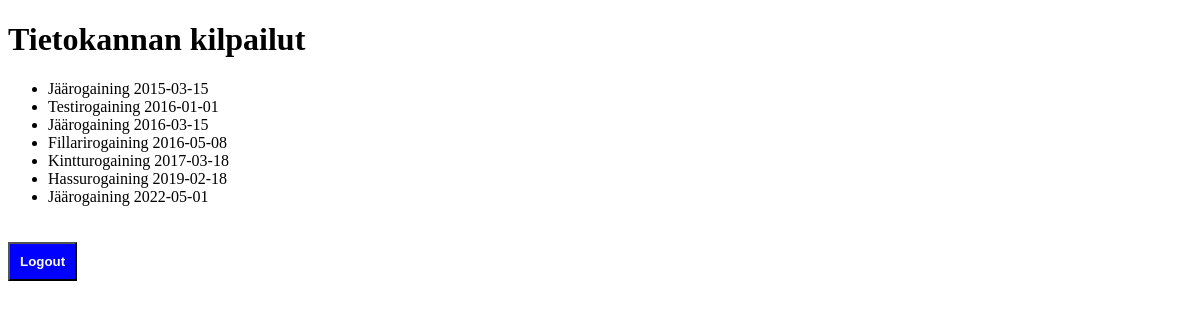
The page /adminPaasivu on the database its author committed.
### tables this page shows
CREATE TABLE kilpailut (
   kisaid        INTEGER  NOT NULL PRIMARY KEY AUTOINCREMENT, 
   nimi      VARCHAR(128) NOT NULL,
   alkuaika  DATETIME  NOT NULL CHECK( alkuaika < loppuaika),
   loppuaika DATETIME  NOT NULL CHECK( loppuaika > alkuaika),
   kesto     INTEGER  NOT NULL CHECK( kesto > 0 )
);

### vt3.py (the view)
@app.route('/adminPaasivu',methods=['GET', 'POST'])
def adminPaasivu():
    try:
        con = sqlite3.connect(os.path.abspath('tietokanta.db'))
        con.row_factory = sqlite3.Row
        con.execute("PRAGMA foreign_keys = ON")
        cur = con.cursor()
        cur. execute("SELECT kisaid, nimi, DATE(alkuaika) AS alkuaika FROM kilpailut ORDER BY alkuaika ASC")
        kilpailut = cur.fetchall()
        return render_template("AdminKilpailut.html", kilpailut=kilpailut)
    except sqlite3.Error as e:
        return Response(f"Tietokanta ei aukene: {str(e)}", status=500)
    except Exception as e:
        return Response(f"Tapahtui virhe: {str(e)}", status=500)
    finally:
        con.close()

### templates/adminKilpailut.html (shortened to what this page needs)
<!DOCTYPE html>
<html lang="fi" xmlns="http://www.w3.org/1999/xhtml" xml:lang="fi">
<head>
<link rel="stylesheet" href="{{ url_for('static', filename='tyylit.css') }}" type="text/css" />
</head>
<body>
  <h1>Tietokannan kilpailut</h1>
  <div class="kilpailut">
      <ul class="sarjat">
        {% for kilpailu in kilpailut %}
          <li>{{ kilpailu['nimi'] }} {{ kilpailu['alkuaika'] }}</li>
        {% endfor %}
      </ul>
  </div>
  <form action="{{ url_for('logout') }}" method="POST" style="display:inline;">
    <button type="submit">Logout</button>
  </form>
</body>

### static/tyylit.css (style rules this page uses)
button { margin-top: 20px; padding: 10px; background-color: blue; color: white; font-weight: bold; }

### rows shown on the page
kilpailut: nimi "Jäärogaining", alkuaika "2015-03-15"
kilpailut: nimi "Testirogaining", alkuaika "2016-01-01"
kilpailut: nimi "Jäärogaining", alkuaika "2016-03-15"
kilpailut: nimi "Fillarirogaining", alkuaika "2016-05-08"
kilpailut: nimi "Kintturogaining", alkuaika "2017-03-18"
kilpailut: nimi "Hassurogaining", alkuaika "2019-02-18"
kilpailut: nimi "Jäärogaining", alkuaika "2022-05-01"
